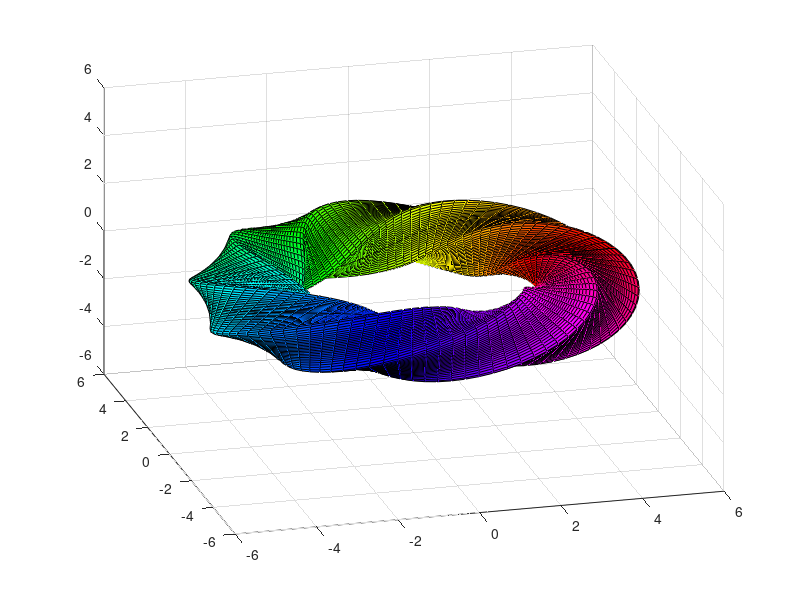

The MATLAB source for this figure:
u=linspace(0,2*pi,100);v=linspace(0,2*pi,100);
[U,V]=meshgrid(u,v);
r=((cos(V).^20)+(sin(V).^20)).^(-1/20);
X=(4+r.*cos(V+2*U)).*cos(U);
Y=(4+r.*cos(V+2*U)).*sin(U);
Z=r.*sin(V+2*U);
figure;
surf(X,Y,Z,U);
xlim([-6,6]);
ylim([-6,6]);
zlim([-6,6]);
view(-15,30);
colormap hsv;